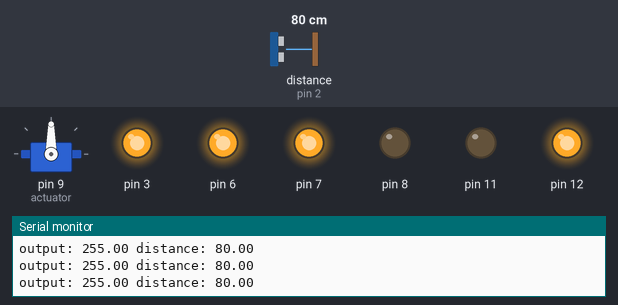
The sketch below on a simulated Arduino Uno, built with avr-gcc and run on an emulated ATmega328P. Parts: servo, output pins drawn as LEDs (lit = HIGH), the last lines printed to the serial monitor. The inputs (shaded band) are chosen by the test bench; at power-on: distance to the obstacle (sensor on pin 2) 80 cm. The echo pulse lasts 58.3 µs per cm.

Above: at 1.2 s.
1.3 s: distance to the obstacle (sensor on pin 2) set to 2 cm
At 2.5 s:
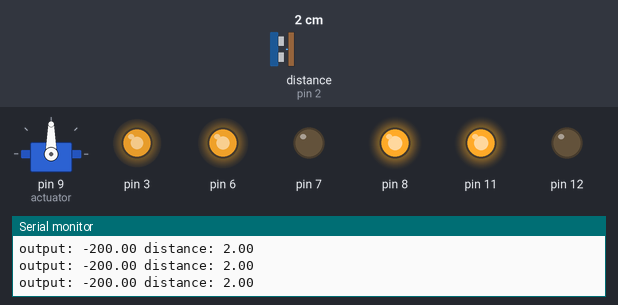
2.8 s: distance to the obstacle (sensor on pin 2) set to 4 cm
At 3.5 s:
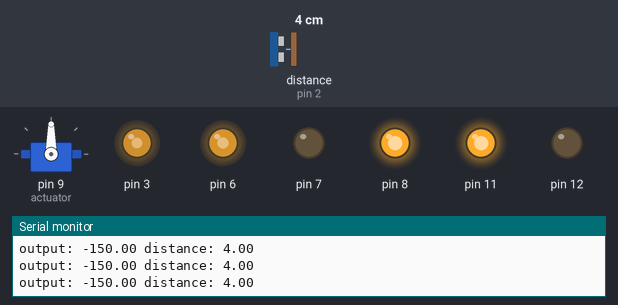
4.3 s: distance to the obstacle (sensor on pin 2) set to 9 cm
At 5.7 s:
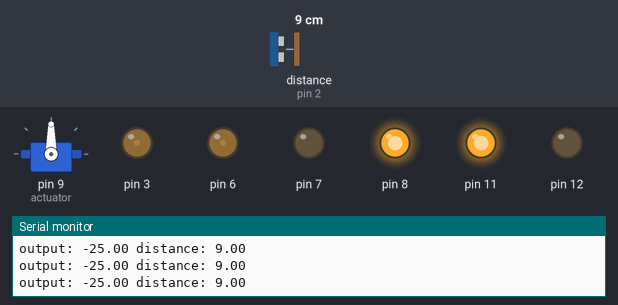
Timing chart, 0 to 7.3 s (numbered marks = the images above; inputs shaded):
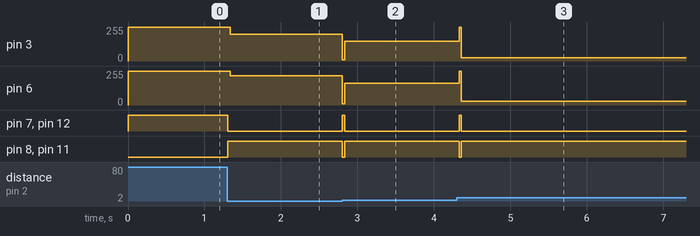

The sketch:

PID_distance.ino
```cpp
#include <HC_SR04.h>
#include <PID_v1.h>
#include <motor_control.h>
#include <Servo.h>

#define TRIG_PIN 10
#define ECHO_PIN 2
#define ECHO_INT 0

HC_SR04 sensor (TRIG_PIN, ECHO_PIN, ECHO_INT);
Servo actuator;


double setpoint = 10;
double input;
double output;
double kp = 25;
double ki = 0;
double kd = 2;
PID controller (&input, &output, &setpoint, kp, ki, kd, REVERSE);

void setup() {
  // put your setup code here, to run once:
  motor_setup();

  actuator.attach(9);
  actuator.write (90);
//refers to distance sensor
  sensor.begin();
  sensor.start();
 //Pid parameters
 controller.SetOutputLimits(-255,255);
 controller.SetSampleTime(25);
 controller.SetMode(1);

 Serial.begin(9600);
}

void loop() {
  // put your main code here, to run repeatedly:
  if (sensor.isFinished())
  {
    input = sensor.getRange();
    sensor.start();
  }
  controller.Compute();
  raw_motor_control(output*1.1, output);
  Serial.print ("output: "); Serial.print(output ); Serial.print(" distance: "); Serial.println(input);

}
```

Measured:
- after the input at 1.3 s, pin 3: 255/255 → 200/255 at once; pin 6: 255/255 → 220/255 at once; pin 7, pin 12: HIGH → LOW at once; pin 8, pin 11: LOW → HIGH at once
- after the input at 2.8 s, pin 3: 200/255 → 150/255 at once; pin 6: 220/255 → 165/255 at once; pin 7, pin 12: LOW → HIGH at once, → LOW 0.03 s later; pin 8, pin 11: HIGH → LOW at once, → HIGH 0.03 s later
- after the input at 4.3 s, pin 3: 150/255 → 25/255 at once; pin 6: 165/255 → 27/255 at once; pin 7, pin 12: LOW → HIGH at once, → LOW 0.03 s later; pin 8, pin 11: HIGH → LOW at once, → HIGH 0.03 s later
